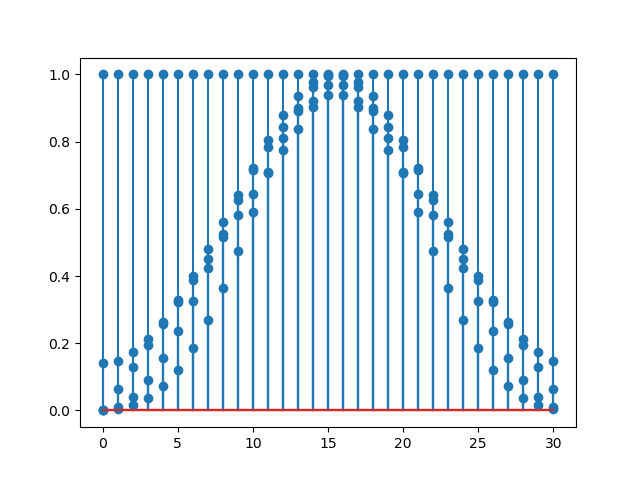

Write Python code to recreate this figure.
import numpy as np
import matplotlib.pyplot as plt
M=input("enter M:")
n=np.arange(0,M-1)
#rect_wind
w=np.ones(M-1)
plt.stem(n,w)
#tri_wind
p=(M-1)/2.0
k=np.abs(n-p)
a=k/(M-1)
b=2*a
y=1-b
plt.stem(y)
#ham_wind
x1=np.cos(2*np.pi*n/(M-1))
w1=0.54-0.4*x1
plt.stem(n,w1)
#han_wind
x2=np.cos(2*np.pi*n/(M-1))
w2=0.5-0.5*x2
plt.stem(n,w2)
#black_wind
x3=np.cos(2*np.pi*n/(M-1))
x4=np.cos(4*np.pi*n/(M-1))
w3=0.42-0.5*x3+0.08*x4
plt.stem(n,w3)
plt.show()
